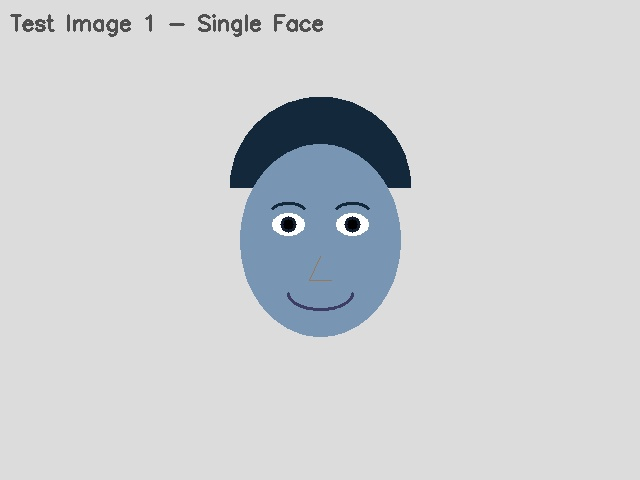
#> input picture data/sample_images/test1_single_face.jpg, 640 x 480 px, found by its file name
$ python face_detector.py --image data/sample_images/test1_single_face.jpg
#> lines starting #> are read from the running program, lines starting #| are printed output that depends on the picture
"""
face_detector.py
----------------
Core face detection engine using OpenCV Haar cascade classifiers.

Detects faces, eyes (within each face region), and smiles using
pre-trained cascade classifiers bundled with OpenCV. Supports
single image detection and real-time webcam mode.

Detection pipeline:
    1. Load image → convert to greyscale
    2. Histogram equalisation → improve contrast for detection
    3. Face detection (Haar cascade, frontal face)
    4. Per-face: eye detection + smile detection
    5. Annotate image with colour-coded bounding boxes
    6. Return structured detection dictionary

Cascade classifiers used:
    - haarcascade_frontalface_default.xml  (face)
    - haarcascade_eye.xml                  (eyes)
    - haarcascade_smile.xml                (smile)

Source: Viola, P. and Jones, M. (2001) Rapid Object Detection using
a Boosted Cascade of Simple Features. IEEE CVPR.

Inputs : image file path or webcam index
Outputs: annotated image, detection dictionary

Usage:
    # Single image
    python src/face_detector.py --image data/sample_images/test1_single_face.jpg

    # All sample images
    python src/face_detector.py --all

    # Webcam (press Q to quit)
    python src/face_detector.py --webcam
"""

import cv2
import numpy as np
import os
import json
import argparse
import time

# ── Paths ─────────────────────────────────────────────────────────────────────
SRC_DIR     = os.path.dirname(__file__)
ROOT_DIR    = os.path.join(SRC_DIR, "..")
RESULTS_DIR = os.path.join(ROOT_DIR, "results", "annotated")
DATA_DIR    = os.path.join(ROOT_DIR, "data", "sample_images")

# ── Cascade classifier paths (bundled with OpenCV) ────────────────────────────
CASCADE_FACE  = cv2.data.haarcascades + "haarcascade_frontalface_default.xml"
CASCADE_EYE   = cv2.data.haarcascades + "haarcascade_eye.xml"
CASCADE_SMILE = cv2.data.haarcascades + "haarcascade_smile.xml"

# ── Detection parameters ──────────────────────────────────────────────────────
FACE_SCALE_FACTOR   = 1.15   # Image pyramid scale — lower = more detections
FACE_MIN_NEIGHBOURS = 5      # Minimum neighbours to retain detection
FACE_MIN_SIZE       = (30, 30)

EYE_SCALE_FACTOR    = 1.1
EYE_MIN_NEIGHBOURS  = 10
EYE_MIN_SIZE        = (20, 20)

SMILE_SCALE_FACTOR   = 1.7
SMILE_MIN_NEIGHBOURS = 22
SMILE_MIN_SIZE       = (25, 25)

# ── Annotation colours (BGR) ──────────────────────────────────────────────────
COLOUR_FACE  = (0, 200, 0)    # Green
COLOUR_EYE   = (255, 100, 0)  # Blue
COLOUR_SMILE = (0, 100, 255)  # Red
COLOUR_LABEL = (255, 255, 255)
COLOUR_BG    = (0, 0, 0)


# ── Core detection class ──────────────────────────────────────────────────────

class FaceDetector:
    """
    Multi-feature face detector using OpenCV Haar cascade classifiers.

    Detects faces, eyes per face, and smiles per face from images or
    webcam feed. Returns structured detection results with bounding
    box coordinates and feature counts.
    """

    def __init__(self,
                 face_scale=FACE_SCALE_FACTOR,
                 face_min_neighbours=FACE_MIN_NEIGHBOURS):
        self.face_cascade  = cv2.CascadeClassifier(CASCADE_FACE)
        self.eye_cascade   = cv2.CascadeClassifier(CASCADE_EYE)
        self.smile_cascade = cv2.CascadeClassifier(CASCADE_SMILE)

        self.face_scale         = face_scale
        self.face_min_neighbours = face_min_neighbours

        if self.face_cascade.empty():
            raise RuntimeError(
                "Face cascade failed to load. Check OpenCV installation.")

    def detect(self, image):
        """
        Run full detection pipeline on a BGR image array.

        Parameters
        ----------
        image : np.ndarray
            BGR image (as loaded by cv2.imread)

        Returns
        -------
        dict with keys:
            face_count      : int
            faces           : list of dicts with x,y,w,h,eyes,smile
            image_area_px   : int
            face_area_px    : int
            face_coverage   : float (fraction of image covered by faces)
            processing_ms   : float
        """
        t_start = time.time()

        grey = cv2.cvtColor(image, cv2.COLOR_BGR2GRAY)
        grey = cv2.equalizeHist(grey)

        raw_faces = self.face_cascade.detectMultiScale(
            grey,
            scaleFactor=self.face_scale,
            minNeighbors=self.face_min_neighbours,
            minSize=FACE_MIN_SIZE,
            flags=cv2.CASCADE_SCALE_IMAGE
        )

        results      = []
        total_face_area = 0

        if len(raw_faces) > 0:
            for (x, y, w, h) in raw_faces:
                face_grey = grey[y:y+h, x:x+w]

                # Eye detection within face ROI
                eyes = self.eye_cascade.detectMultiScale(
                    face_grey,
                    scaleFactor=EYE_SCALE_FACTOR,
                    minNeighbors=EYE_MIN_NEIGHBOURS,
                    minSize=EYE_MIN_SIZE
                )

                # Smile detection within lower half of face ROI
                face_lower = face_grey[h//2:, :]
                smiles = self.smile_cascade.detectMultiScale(
                    face_lower,
                    scaleFactor=SMILE_SCALE_FACTOR,
                    minNeighbors=SMILE_MIN_NEIGHBOURS,
                    minSize=SMILE_MIN_SIZE
                )

                total_face_area += w * h

                results.append({
                    "x": int(x), "y": int(y),
                    "w": int(w), "h": int(h),
                    "area_px": int(w * h),
                    "eye_count":   int(len(eyes)),
                    "smile_detected": bool(len(smiles) > 0),
                    "eyes": [{"x": int(ex), "y": int(ey),
                               "w": int(ew), "h": int(eh)}
                              for (ex, ey, ew, eh) in eyes],
                })

        h_img, w_img = image.shape[:2]
        image_area   = h_img * w_img
        processing_ms = (time.time() - t_start) * 1000

        return {
            "face_count":    len(results),
            "faces":         results,
            "image_area_px": image_area,
            "face_area_px":  total_face_area,
            "face_coverage": total_face_area / image_area if image_area > 0 else 0,
            "processing_ms": round(processing_ms, 2),
        }

    def annotate(self, image, detection):
        """
        Draw bounding boxes and labels on a copy of the image.

        Returns annotated BGR image.
        """
        annotated = image.copy()

        for i, face in enumerate(detection["faces"]):
            x, y, w, h = face["x"], face["y"], face["w"], face["h"]

            # Face rectangle
            cv2.rectangle(annotated, (x, y), (x+w, y+h), COLOUR_FACE, 2)

            # Label background + text
            label = f"Face {i+1}"
            if face["smile_detected"]:
                label += " :)"
            (lw, lh), _ = cv2.getTextSize(
                label, cv2.FONT_HERSHEY_SIMPLEX, 0.5, 1)
            cv2.rectangle(annotated,
                          (x, y-lh-8), (x+lw+4, y), COLOUR_FACE, -1)
            cv2.putText(annotated, label, (x+2, y-4),
                        cv2.FONT_HERSHEY_SIMPLEX, 0.5, COLOUR_LABEL, 1)

            # Eye rectangles (coordinates relative to face ROI)
            face_roi = annotated[y:y+h, x:x+w]
            for eye in face["eyes"]:
                ex, ey, ew, eh = eye["x"], eye["y"], eye["w"], eye["h"]
                cv2.rectangle(face_roi, (ex, ey), (ex+ew, ey+eh),
                              COLOUR_EYE, 1)

        # Summary overlay
        summary = (f"Faces: {detection['face_count']}  "
                   f"Coverage: {detection['face_coverage']*100:.1f}%  "
                   f"Time: {detection['processing_ms']:.0f}ms")
        cv2.rectangle(annotated, (0, 0), (len(summary)*9, 25),
                      (40, 40, 40), -1)
        cv2.putText(annotated, summary, (5, 17),
                    cv2.FONT_HERSHEY_SIMPLEX, 0.5, COLOUR_LABEL, 1)

        return annotated


# ── Run modes ─────────────────────────────────────────────────────────────────

def run_single(image_path, detector, save=True):
    """Detect faces in a single image and optionally save annotated result."""
    image = cv2.imread(image_path)
    if image is None:
        print(f"  ERROR: Could not load image: {image_path}")
        return None

    detection = detector.detect(image)
    annotated = detector.annotate(image, detection)

    if save:
        os.makedirs(RESULTS_DIR, exist_ok=True)
        fname   = os.path.basename(image_path)
        out_path = os.path.join(RESULTS_DIR,
                                fname.replace(".", "_annotated."))
        cv2.imwrite(out_path, annotated)

    return detection, annotated


# [73 lines left out: functions run_all_samples, run_webcam, not called in this run]


# ── Main ──────────────────────────────────────────────────────────────────────

def main():
    parser = argparse.ArgumentParser(
        description="Face detection using OpenCV Haar cascade classifiers")
    group = parser.add_mutually_exclusive_group(required=True)
    group.add_argument("--image",  type=str,
                       help="Path to a single image file")
    group.add_argument("--all",    action="store_true",
                       help="Run on all sample images in data/sample_images/")
    group.add_argument("--webcam", action="store_true",
                       help="Run real-time detection from webcam")

    parser.add_argument("--scale", type=float, default=FACE_SCALE_FACTOR,
                        help=f"scaleFactor (default: {FACE_SCALE_FACTOR})")
    parser.add_argument("--neighbours", type=int,
                        default=FACE_MIN_NEIGHBOURS,
                        help=f"minNeighbors (default: {FACE_MIN_NEIGHBOURS})")
    args = parser.parse_args()

    detector = FaceDetector(
        face_scale=args.scale,
        face_min_neighbours=args.neighbours
    )

    print("Face Detection Engine — OpenCV Haar Cascade")
    print(f"  scaleFactor   : {args.scale}")
    print(f"  minNeighbors  : {args.neighbours}")

    if args.image:
        result, _ = run_single(args.image, detector, save=True)
#> in run_single, image is the input picture: shape (480, 640, 3); mean B, G, R 211.1, 208.3, 205.5
#> in detect, `grey = cv2.cvtColor(image, cv2.COLOR_BGR2GRAY)`:
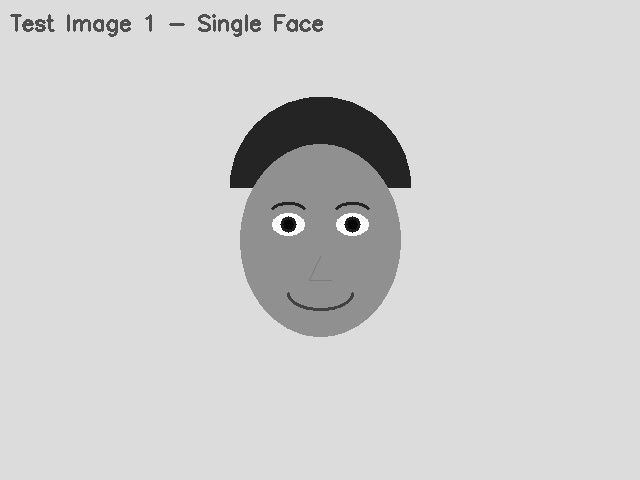
#> grey: shape (480, 640); min 0, max 255, mean 207.8
#> in detect, `grey = cv2.equalizeHist(grey)`:
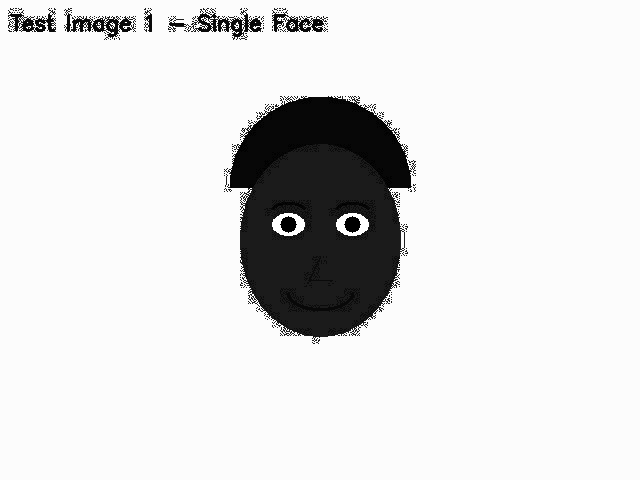
#> grey: shape (480, 640); min 0, max 255, mean 224.3
#> in detect, `raw_faces = self.face_cascade.detectMultiScale( grey, scaleFactor=self..`: raw_faces = ()
#> in run_single, `detection = detector.detect(image)`: detection = {'face_count': 0, 'faces': [], 'image_area_px': 307200, 'face_area_px': 0, 'face_coverage': 0, 'processing_ms': 36.67}
#> in annotate, `summary = (f"Faces: {detection['face_count']}  " f"Coverage: {detectio..`: summary = 'Faces: 0  Coverage: 0.0%  Time: 37ms'
#> in annotate, `cv2.putText(annotated, summary, (5, 17), cv2.FONT_HERSHEY_SIMPLEX, 0.5..`:
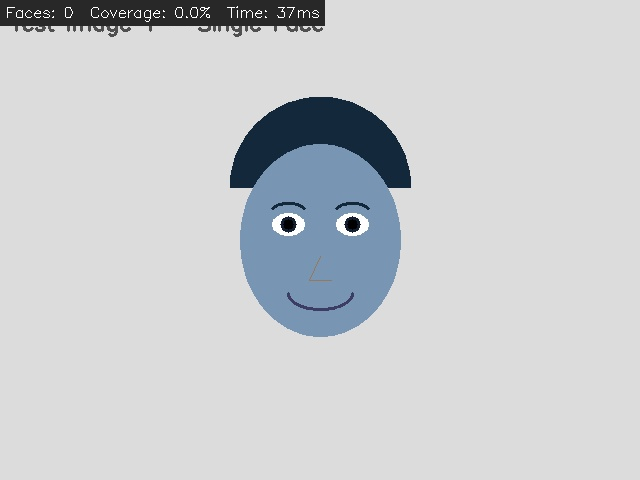
#> annotated: shape (480, 640, 3); mean B, G, R 207.1, 204.3, 201.5
#> result has the same summary as detection in run_single
        if result:
            print(f"\n  Faces detected : {result['face_count']}")
#|   Faces detected : 0
            print(f"  Face coverage  : {result['face_coverage']*100:.1f}%")
#|   Face coverage  : 0.0%
            print(f"  Processing time: {result['processing_ms']:.1f} ms")
#|   Processing time: 36.7 ms
            for i, face in enumerate(result["faces"]):
                print(f"\n  Face {i+1}:")
                print(f"    Bounding box : "
                      f"({face['x']},{face['y']}) "
                      f"{face['w']}×{face['h']} px")
                print(f"    Eyes detected: {face['eye_count']}")
                print(f"    Smile        : "
                      f"{'Yes' if face['smile_detected'] else 'No'}")
#> this loop made 0 passes

    elif args.all:
        run_all_samples(detector)

    elif args.webcam:
        run_webcam(detector)


if __name__ == "__main__":
    main()

$ run again, on data/sample_images/test5_small_face.jpg
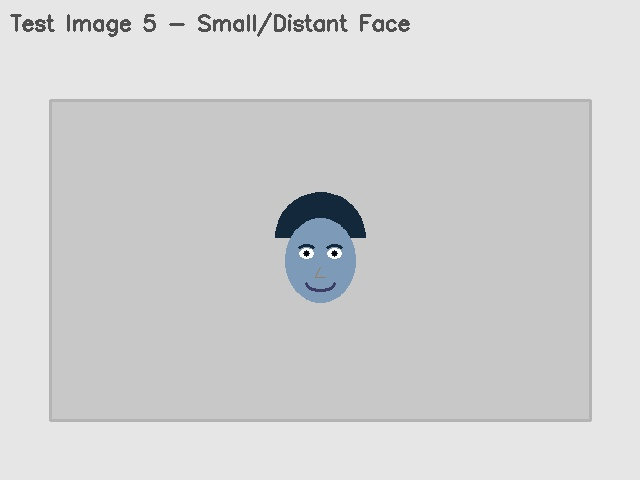
#> input picture data/sample_images/test5_small_face.jpg, 640 x 480 px
#> in run_single, image is the input picture: shape (480, 640, 3); mean B, G, R 209.9, 209.3, 208.7
#> in detect, `grey = cv2.equalizeHist(grey)`:
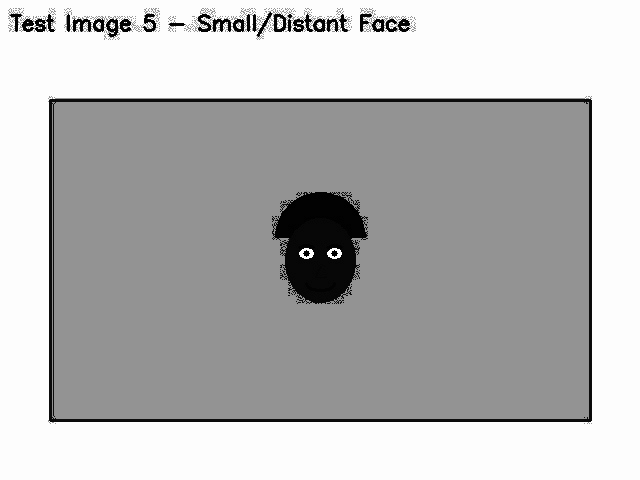
#> grey: shape (480, 640); min 0, max 255, mean 183.8
#> raw_faces = ()
#> detection = {'face_count': 0, 'faces': [], 'image_area_px': 307200, 'face_area_px': 0, 'face_coverage': 0, 'processing_ms': 39.86}
#> summary = 'Faces: 0  Coverage: 0.0%  Time: 40ms'
#> in annotate, `cv2.putText(annotated, summary, (5, 17), cv2.FONT_HERSHEY_SIMPLEX, 0.5..`:
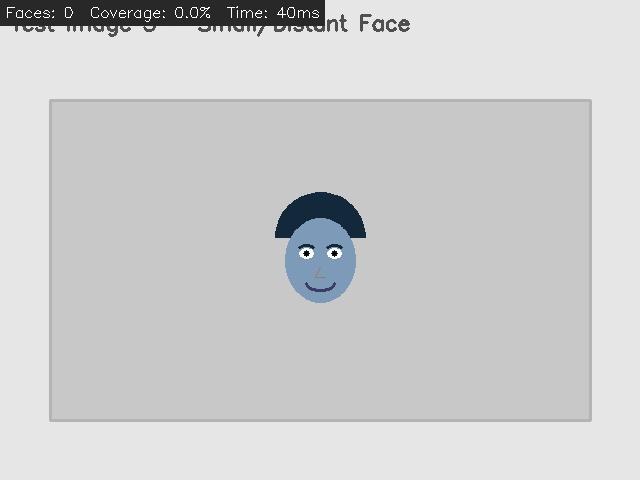
#> annotated: shape (480, 640, 3); mean B, G, R 205.7, 205.1, 204.5
#> result has the same summary as detection in run_single
#|   Faces detected : 0
#|   Face coverage  : 0.0%
#|   Processing time: 39.9 ms
